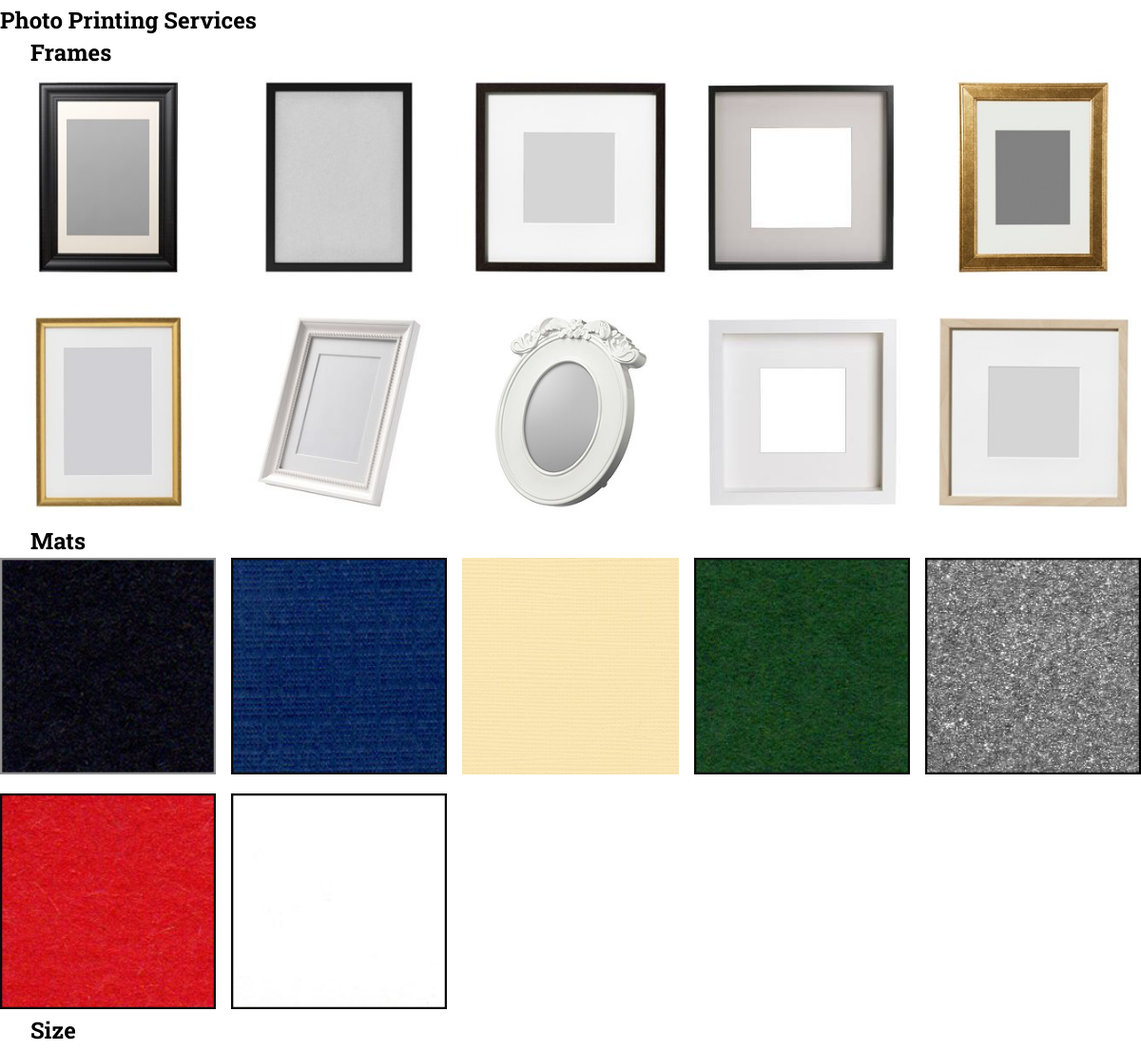
The page /services.php (signed in) on the database its author committed.
### tables this page shows
CREATE TABLE frames (
  frame_name      VARCHAR(30) NOT NULL, 
  id			int not null AUTO_INCREMENT,
  image_file_name	VARCHAR(30) NOT NULL,
  price DECIMAL(4,2) NOT NULL,
  CONSTRAINT pk_frame PRIMARY KEY (id)
);

CREATE TABLE mats (
  mat_name      VARCHAR(30) NOT NULL, 
  id			int not null AUTO_INCREMENT,
  image_file_name	VARCHAR(30) NOT NULL,
  price DECIMAL(4,2) NOT NULL,
  CONSTRAINT pk_mat PRIMARY KEY (id)
);

### services.php (the view, shortened to what this page needs)
<?php
$host = "localhost";
$user = "Solon";
$pass = "speakeasy";
$db = "event_photo";
$con=mysqli_connect($host,$user,$pass,$db);
$frames_sql = "SELECT * FROM frames;";
$frames_result = mysqli_query($con, $frames_sql);
$mats_sql = "SELECT * FROM mats;";
$mats_result = mysqli_query($con, $mats_sql)
?>
<!DOCTYPE html>
<html lang="en">
<head>
    <link rel="stylesheet" type="text/css" href="css/services.css" />
</head>
<body>
    <div class="wrapper">
        <div class="content">
            <section>
                <h1>Photo Printing Services</h1>
            </section>
            <section class="product-section-title">
                <h1>Frames</h1>
            </section>
            <section class="frame">
                <?php
                    while($row = mysqli_fetch_array($frames_result)){
                        echo "<article class='product-image'>";
                        echo "<figure>";
                        echo "<img src='resources/frames/".$row['image_file_name'].".jpg"."' alt='Frame Image' title='".$row['frame_name']."'>";
                        echo "</figure>";
                        echo "</article>";
                    }
                ?>
            </section>
            <section class="product-section-title">
                <h1>Mats</h1>
            </section>
            <section class="mat">
                <?php
                    while($row = mysqli_fetch_array($mats_result)){
                        echo "<article class='product-image'>";
                        echo "<figure>";
                        echo "<img src='resources/mats/".$row['image_file_name'].".jpg"."' alt='Mat Image' title='".$row['mat_name']."'>";
                        echo "</figure>";
                        echo "</article>";
                    }
                ?>
            </section>
            <section class="product-section-title">
                <h1>Size</h1>
            </section>
        </div>
    </div>
</body>
</html>

### css/services.css (style rules this page uses)
html, body { padding: 0; margin: 0; font-family: 'Roboto Slab', sans-serif; }
h1 { margin: 2px auto; }
.wrapper { display: grid; grid-template-columns: 1fr auto 1fr; grid-template-rows: auto 1fr auto; grid-gap: 3px; height: 1fr; grid-template-areas: "h h h" "c c c"; }
.content { grid-area: c; }
.frame { display: grid; grid-template-columns: repeat(auto-fill, minmax(200px, 1fr)); grid-auto-rows: 5px, minmax(200px, auto); grid-gap: 1em; }
.mat { display: grid; grid-template-columns: repeat(auto-fill, minmax(200px, 1fr)); grid-auto-rows: minmax(200px, auto); grid-gap: 1em; }
.product-image figure { position: relative; overflow: hidden; margin: 0; padding: 0% 0; cursor: pointer; }
.product-image figure::before { display: block; position: absolute; top: 0; left: 0; width: 100%; height: 100%; content: ''; }
.product-image img { width: 100%; height: 100%; object-fit: cover; mix-blend-mode: multiply; transition: all 0.3s ease-in-out; }
.product-section-title { margin-left: 2em; }

### rows shown on the page
frames: image_file_name (picture)
frames: image_file_name (picture)
frames: image_file_name (picture)
frames: image_file_name (picture)
frames: image_file_name (picture)
frames: image_file_name (picture)
frames: image_file_name (picture)
frames: image_file_name (picture)
frames: image_file_name (picture)
frames: image_file_name (picture)
mats: image_file_name (picture)
mats: image_file_name (picture)
mats: image_file_name (picture)
mats: image_file_name (picture)
mats: image_file_name (picture)
mats: shows a picture
mats: image_file_name (picture)
